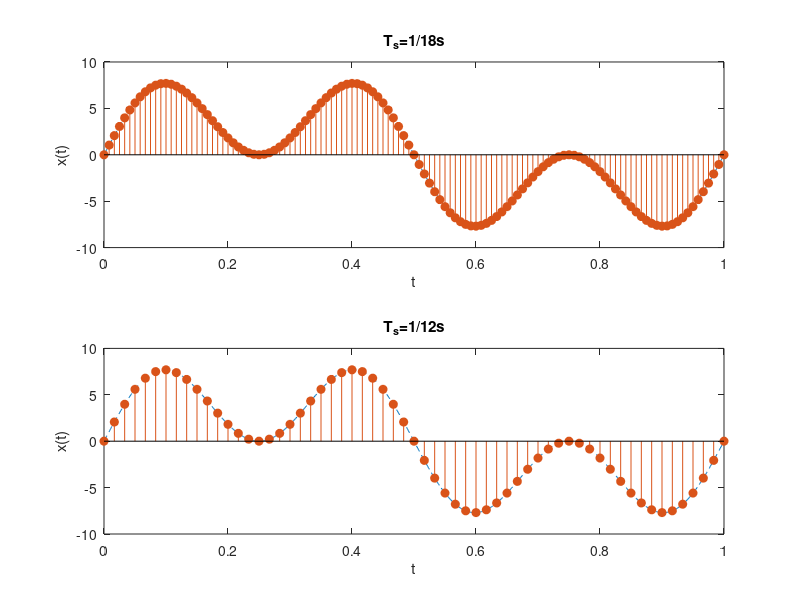
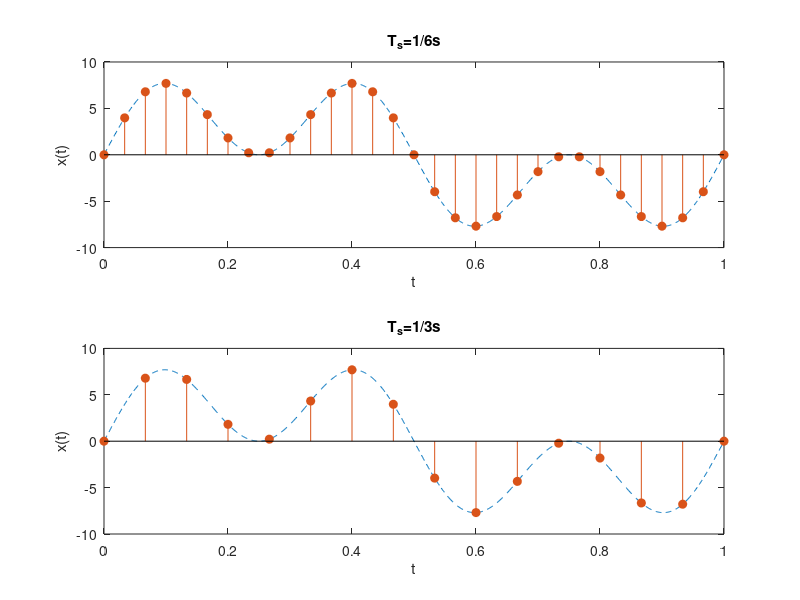
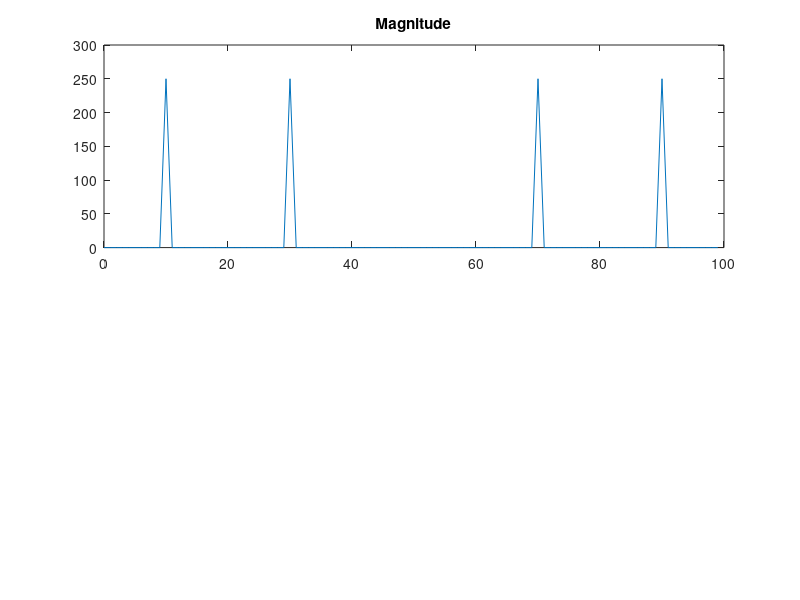

These figures' MATLAB source, in order: (Note: this script raises an error after producing the figures.)
%3. Generate a signal x  5sin(2* pi *t)  6sin(6* pi *t)

%Generate sample with proper sampling frequency and findout the DFT of the sequence. Plot the magnitude and phase
%against the discrete frequency.
%(i) Generating signal with proper sampling frequency:
clc
clear all;
close all;
t = 0:1e-3:1000e-3;
y0 = 5*sin(2*pi*t)+5*sin(6*pi*t);
figure(1),
subplot(2,1,1),plot(t,y0,'--');
xlabel('t');ylabel('x(t)'),hold on
subplot(2,1,2),plot(t,y0,'--');
xlabel('t');ylabel('x(t)'),hold on
figure(2),
subplot(2,1,1),plot(t,y0,'--');
xlabel('t');ylabel('x(t)'),hold on
subplot(2,1,2),plot(t,y0,'--');
xlabel('t');ylabel('x(t)'),hold on
t1 = 0:1/120:1000e-3; % (a) Ts = 1/18s;
y1 = 5*sin(2*pi*t1)+5*sin(6*pi*t1);
figure(1)
subplot(2,1,1),stem(t1,y1,'fill');
title('T_s=1/18s'),hold off
t2 = 0:1/60:1000e-3; % (b) Ts = 1/12s;
y2 = 5*sin(2*pi*t2)+5*sin(6*pi*t2);
figure(1)
subplot(2,1,2),stem(t2,y2,'fill');
title('T_s=1/12s'),hold off
t3 = 0:1/30:1000e-3; % (c) Ts = 1/6s;
y3 = 5*sin(2*pi*t3)+5*sin(6*pi*t3);
figure(2)
subplot(2,1,1),stem(t3,y3,'fill');
title('T_s=1/6s'),hold off
t4 = 0:1/15:1000e-3; % (d) Ts = 1/3s;
y4 = 5*sin(2*pi*t4)+5*sin(6*pi*t4);
figure(2)
subplot(2,1,2),stem(t4,y4,'fill');
title('T_s=1/3s'),hold off


%(ii) To find out DFT of signal and plotting magnitude and phase plots
clc
clear all;
close all;
t = 0:1/10:10-1/100;
x = 5*sin(2*pi*t)+5*sin(6*pi*t);
y = fft(x); % Compute DFT of x
m = abs(y); % Magnitude
y(m<1e-6) = 0;
p = unwrap(angle(y)); % Phase
f = (0:length(y)-1)*100/length(y); % Frequency vector
figure(3)
subplot(2,1,1)
plot(f,m)
title('Magnitude')
ax = gca;
ax.XTick = [25 50 75 100];
subplot(2,1,2)
plot(f,p*180/pi)
title('Phase')
ax = gca;
ax.XTick = [25 50 75 100];